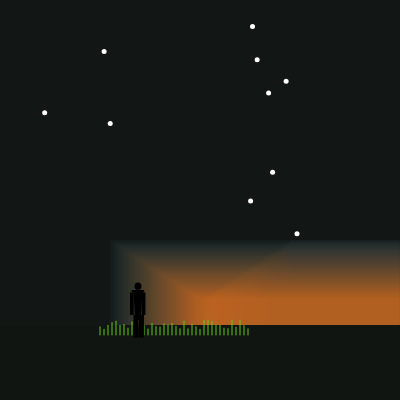
Frame 1 (no input)
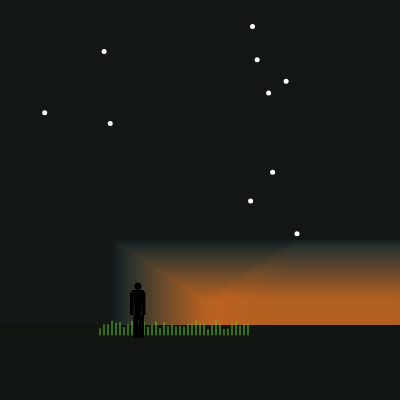
Frame 60 (no input)
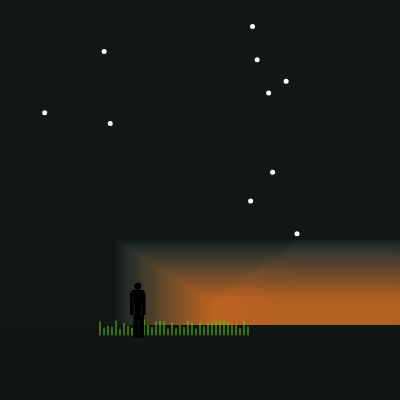
Frame 120 (the mouse pressed at the canvas centre since frame 60)

The p5.js sketch that drew these frames (run headless with seeded random() and noise() and a simulated clock; from frame 60 on, the mouse is pressed at the canvas centre):

// p5.js sketch
// ── sketch.js
let moveVal = 0;
let stars= [];



function setup() {
  createCanvas(400, 400);
  for(let i=0;i<10;i++){
    stars.push(new makeStars(random(25,350),random(10,250)))
  }
    
  
}
function draw() {
  background(18,22,21);
  let gap=400;
  moveVal += 0.05;
  let z = width / 2;
  
  //when the rectangle leaves the screen 
  if (z +moveVal -gap> width) {
  moveVal = -z - gap;
}
  for (let s of stars) {
    s.display();
    } 
  
  sunsetRise(moveVal);
  horizonLine();
  grass();
  drawMan(width / 2.9, 375);

}

function horizonLine(){
  fill(16,21,17);
  rect(0,325,width,75);
}
function sunsetRise(moveVal){
  let scaleFactor = 1.5;

  let cx = width / 2;
  let cy = 300;

  let baseW = 200;
  let baseH = 20;

  let w = baseW * scaleFactor;
  let h = baseH * scaleFactor;

  fill(205,105,30);
  rect(cx + moveVal, cy, w, h);
  
  for (let i = 30; i > 0; i--) {
    let alpha = 50;

    let colour1 = color(39, 53, 54);
    let colour2 = color(205, 105, 30);

    let inter = map(i, 30, 0, 0, 1);
    let colour = lerpColor(colour1, colour2, inter);

    fill(red(colour), green(colour), blue(colour),alpha);
    noStroke();

    // now offsets are relative to center
    let xOffset = -i * 3;
    let yOffset = -i * 2;

    let w2 = (baseW + i*0.8) * scaleFactor;
    let h2 = (50 + i) * scaleFactor;

    rect(cx + xOffset + moveVal, cy + yOffset, w2, h2);
  }
  for (let i = 30; i > 0; i--) {
    let alpha = 50;

    let colour1 = color(39, 53, 54);
    let colour2 = color(205, 105, 30);

    let inter = map(i, 30, 0, 0, 1);
    let colour = lerpColor(colour1, colour2, inter);

    fill(red(colour), green(colour), blue(colour),alpha);
    noStroke();

      let xOffset = +i * 3;
      let yOffset = -i * 2;
      let w2 = (baseW + i*0.8) * scaleFactor;
      let h2 = (50 + i) * scaleFactor;
      rect(cx + xOffset + moveVal, cy + yOffset, w2, h2);
}
}
class makeStars{constructor(xCoord,yCoord){
  let x = 0;
  let y= 0;
  
  this.x =xCoord;
  this.y = yCoord;
}
  display(){
    let distanceToStar= dist(mouseX,mouseY,this.x,this.y);
    if (distanceToStar<50){
      this.drawStar();
    }
    else{
      this.drawCircle();
    }
  }
  drawStar(){
    noStroke();
    fill(255,255,255);
    beginShape();// had to look this up as maths is not my strong  point and i was losing my mind
    for (let i = 0; i < 10; i++) {
      let angle = i * TWO_PI / 10;
      let r = (i % 2 === 0) ? 5: 5 / 2;

      let sx = this.x + cos(angle) * r;
      let sy = this.y + sin(angle) * r;

      vertex(sx, sy);
    }
    endShape(CLOSE);
  }
                
  
   drawCircle(){
      noStroke();
      fill(255,255,255);
      circle(this.x,this.y,5)
    }
    
}
function drawMan(x, y) {
  push();
  translate(x, y);
  scale(1/4);// make it big so that i can change stuff easier 
  noStroke();
  fill(0);
  ellipse(0, -95, 28, 30);//head
  beginShape();//body
  vertex(-18, -80);
  vertex(18, -80);
  vertex(12, 40);
  vertex(-12, 40);
  endShape(CLOSE);
  rect(-25, -80, 50, 10);//shoudler pad/coat thing 
  rect(-32, -70, 15, 90);//arms
  rect(15, -70, 15, 90);
  rect(-18, 20, 20, 90);//legs
  rect(4, 20, 20, 90);
  pop();
}
function grass() {
  push();
  let x= 0;
  let y=-65;
  translate(x,y)
  

  // grass 
  stroke(100, 200, 25);
  for (let i = 100; i < 250; i += 4) {
    let h = random(5, 15);
    line(i, 400, i, 400 - h);
  }

  noStroke();
}

            
  
